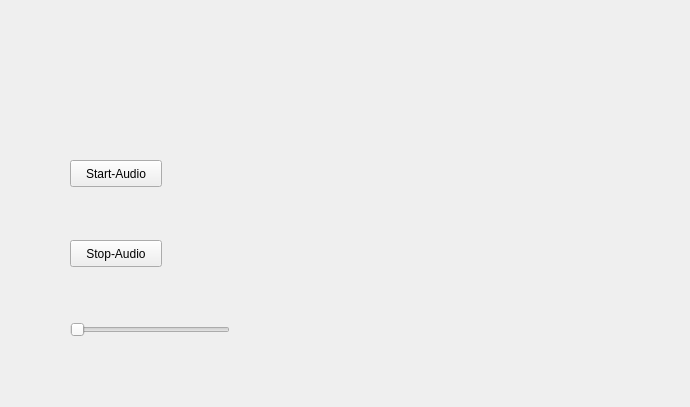
<?xml version="1.0" encoding="UTF-8"?>
<ui version="4.0">
 <class>myVlcPlayerDlg</class>
 <widget class="QWidget" name="myVlcPlayerDlg">
  <property name="geometry">
   <rect>
    <x>0</x>
    <y>0</y>
    <width>690</width>
    <height>407</height>
   </rect>
  </property>
  <property name="windowTitle">
   <string>Form</string>
  </property>
  <widget class="QPushButton" name="btnStart">
   <property name="geometry">
    <rect>
     <x>70</x>
     <y>160</y>
     <width>92</width>
     <height>27</height>
    </rect>
   </property>
   <property name="text">
    <string>Start-Audio</string>
   </property>
  </widget>
  <widget class="QPushButton" name="btnStop">
   <property name="geometry">
    <rect>
     <x>70</x>
     <y>240</y>
     <width>92</width>
     <height>27</height>
    </rect>
   </property>
   <property name="text">
    <string>Stop-Audio</string>
   </property>
  </widget>
  <widget class="QSlider" name="sliderVol">
   <property name="geometry">
    <rect>
     <x>70</x>
     <y>320</y>
     <width>160</width>
     <height>19</height>
    </rect>
   </property>
   <property name="maximum">
    <number>200</number>
   </property>
   <property name="orientation">
    <enum>Qt::Horizontal</enum>
   </property>
  </widget>
 </widget>
 <resources/>
 <connections/>
</ui>
